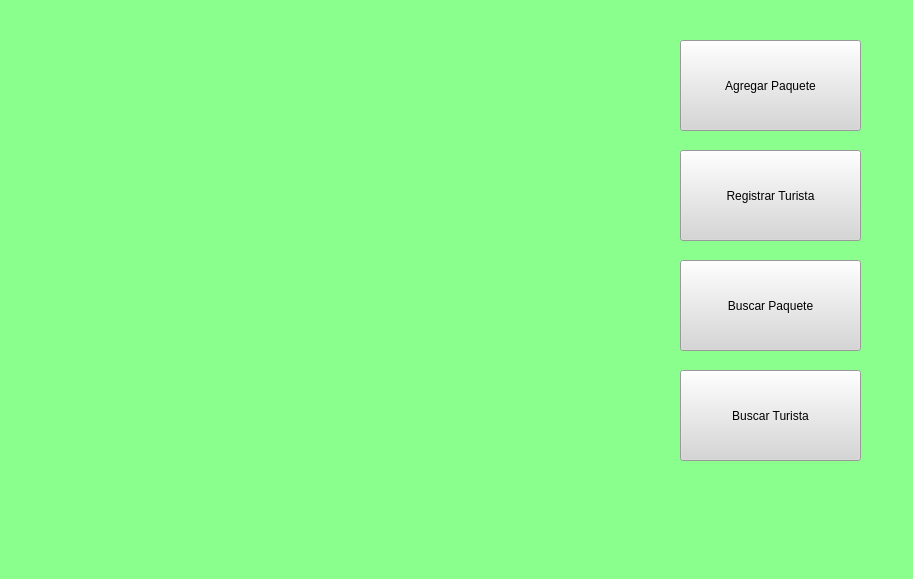
<?xml version="1.0" encoding="UTF-8"?>
<ui version="4.0">
 <class>MainWindow</class>
 <widget class="QMainWindow" name="MainWindow">
  <property name="geometry">
   <rect>
    <x>0</x>
    <y>0</y>
    <width>913</width>
    <height>579</height>
   </rect>
  </property>
  <property name="windowTitle">
   <string>Administrador de Turismo</string>
  </property>
  <property name="autoFillBackground">
   <bool>false</bool>
  </property>
  <property name="styleSheet">
   <string notr="true">background-color: rgb(138, 255, 142);</string>
  </property>
  <widget class="QWidget" name="centralwidget">
   <widget class="QPushButton" name="pushButton">
    <property name="geometry">
     <rect>
      <x>680</x>
      <y>40</y>
      <width>181</width>
      <height>91</height>
     </rect>
    </property>
    <property name="cursor">
     <cursorShape>PointingHandCursor</cursorShape>
    </property>
    <property name="styleSheet">
     <string notr="true">background-color: rgb(214, 214, 214);</string>
    </property>
    <property name="text">
     <string>Agregar Paquete</string>
    </property>
   </widget>
   <widget class="QPushButton" name="pushButton_2">
    <property name="geometry">
     <rect>
      <x>680</x>
      <y>150</y>
      <width>181</width>
      <height>91</height>
     </rect>
    </property>
    <property name="cursor">
     <cursorShape>PointingHandCursor</cursorShape>
    </property>
    <property name="styleSheet">
     <string notr="true">background-color: rgb(214, 214, 214);</string>
    </property>
    <property name="text">
     <string>Registrar Turista</string>
    </property>
   </widget>
   <widget class="QPushButton" name="pushButton_3">
    <property name="geometry">
     <rect>
      <x>680</x>
      <y>260</y>
      <width>181</width>
      <height>91</height>
     </rect>
    </property>
    <property name="cursor">
     <cursorShape>PointingHandCursor</cursorShape>
    </property>
    <property name="styleSheet">
     <string notr="true">background-color: rgb(214, 214, 214);</string>
    </property>
    <property name="text">
     <string>Buscar Paquete</string>
    </property>
   </widget>
   <widget class="QPushButton" name="pushButton_4">
    <property name="geometry">
     <rect>
      <x>680</x>
      <y>370</y>
      <width>181</width>
      <height>91</height>
     </rect>
    </property>
    <property name="cursor">
     <cursorShape>PointingHandCursor</cursorShape>
    </property>
    <property name="styleSheet">
     <string notr="true">background-color: rgb(214, 214, 214);</string>
    </property>
    <property name="text">
     <string>Buscar Turista</string>
    </property>
   </widget>
  </widget>
  <widget class="QMenuBar" name="menubar">
   <property name="geometry">
    <rect>
     <x>0</x>
     <y>0</y>
     <width>913</width>
     <height>26</height>
    </rect>
   </property>
  </widget>
  <widget class="QStatusBar" name="statusbar"/>
 </widget>
 <resources/>
 <connections/>
</ui>
